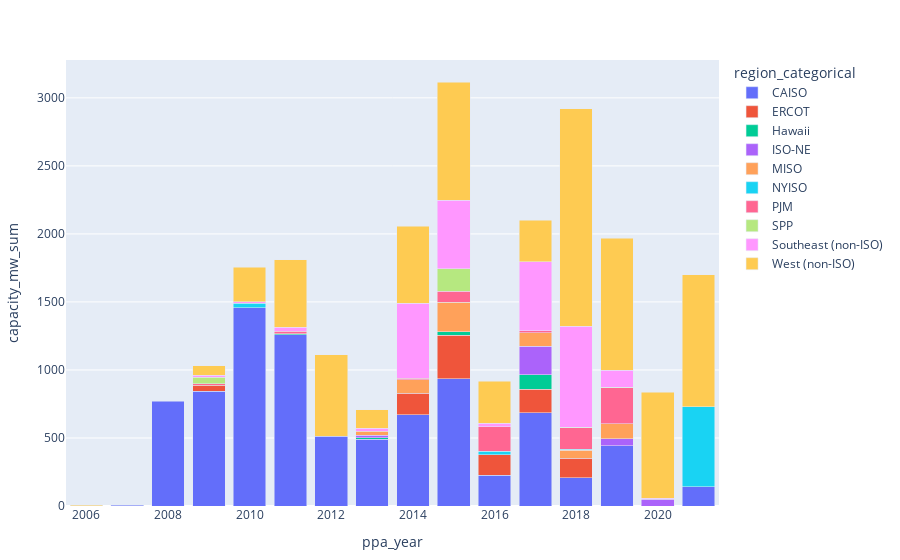

Notebook cell for this chart:
### Markdown cell above
This is the first attempt, looks pretty good for not really having any formatting.

### Code cell
plot(
    ppa_capacity,
    kind="bar",
    x=:ppa_year,
    y=:capacity_mw_sum,
    color=:region_categorical,
    Layout(barmode="stack")
)

### Figure 1 — Plotly figure (JSON) as saved in the notebook; plotly's stock layout.template omitted (floating-point values rounded to 4 significant figures)
{"data": [{"legendgroup": "CAISO", "marker": {"color": "#636efa"}, "name": "CAISO", "showlegend": true, "type": "bar", "x": [2007, 2008, 2009, 2010, 2011, 2012, 2013, 2014, 2015, 2016, 2017, 2018, 2019, 2021], "xaxis": "x", "y": [5, 770, 844, 1457.0, 1259, 512.8, 489.3, 672.4, 935.4, 226, 686.8, 206.7, 444, 140], "yaxis": "y"}, {"legendgroup": "ERCOT", "marker": {"color": "#EF553B"}, "name": "ERCOT", "showlegend": true, "type": "bar", "x": [2009, 2014, 2015, 2016, 2017, 2018], "xaxis": "x", "y": [44, 157.5, 318.5, 150, 170, 144], "yaxis": "y"}, {"legendgroup": "Hawaii", "marker": {"color": "#00cc96"}, "name": "Hawaii", "showlegend": true, "type": "bar", "x": [2011, 2013, 2015, 2017], "xaxis": "x", "y": [6, 12, 27.6, 109.6], "yaxis": "y"}, {"legendgroup": "ISO-NE", "marker": {"color": "#ab63fa"}, "name": "ISO-NE", "showlegend": true, "type": "bar", "x": [2013, 2017, 2019, 2020], "xaxis": "x", "y": [20, 206.1, 50, 50], "yaxis": "y"}, {"legendgroup": "MISO", "marker": {"color": "#FFA15A"}, "name": "MISO", "showlegend": true, "type": "bar", "x": [2013, 2014, 2015, 2017, 2018, 2019], "xaxis": "x", "y": [28.8, 100, 215.2, 100, 60.5, 109.3], "yaxis": "y"}, {"legendgroup": "NYISO", "marker": {"color": "#19d3f3"}, "name": "NYISO", "showlegend": true, "type": "bar", "x": [2010, 2016, 2018, 2021], "xaxis": "x", "y": [32, 24.9, 6.3, 590], "yaxis": "y"}, {"legendgroup": "PJM", "marker": {"color": "#FF6692"}, "name": "PJM", "showlegend": true, "type": "bar", "x": [2009, 2011, 2014, 2015, 2016, 2017, 2018, 2019], "xaxis": "x", "y": [10.08, 20, 10.3, 80, 180, 16.8, 156, 265.5], "yaxis": "y"}, {"legendgroup": "SPP", "marker": {"color": "#B6E880"}, "name": "SPP", "showlegend": true, "type": "bar", "x": [2009, 2015, 2018, 2019], "xaxis": "x", "y": [50, 168.6, 5.681, 4.6], "yaxis": "y"}, {"legendgroup": "Southeast (non-ISO)", "marker": {"color": "#FF97FF"}, "name": "Southeast (non-ISO)", "showlegend": true, "type": "bar", "x": [2009, 2010, 2011, 2013, 2014, 2015, 2016, 2017, 2018, 2019, 2020], "xaxis": "x", "y": [12.6, 13.15, 30, 20, 551.8, 503.6, 28.56, 504.7, 741, 125, 7.5], "yaxis": "y"}, {"legendgroup": "West (non-ISO)", "marker": {"color": "#FECB52"}, "name": "West (non-ISO)", "showlegend": true, "type": "bar", "x": [2006, 2009, 2010, 2011, 2012, 2013, 2014, 2015, 2016, 2017, 2018, 2019, 2020, 2021], "xaxis": "x", "y": [7, 69, 251, 495, 600, 138, 564.4, 865.5, 307.8, 306, 1599, 968, 777.9, 970], "yaxis": "y"}], "layout": {"barmode": "stack", "legend": {"title": {"text": "region_categorical"}, "tracegroupgap": 0}, "margin": {"b": 50, "l": 50, "r": 50, "t": 60}, "xaxis": {"title": {"text": "ppa_year"}}, "yaxis": {"title": {"text": "capacity_mw_sum"}}}}
